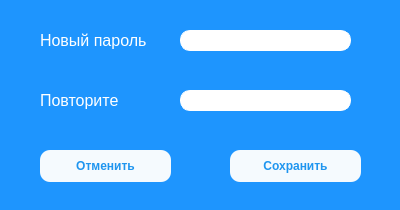
<?xml version="1.0" encoding="UTF-8"?>
<ui version="4.0">
 <class>Dialog</class>
 <widget class="QDialog" name="Dialog">
  <property name="geometry">
   <rect>
    <x>0</x>
    <y>0</y>
    <width>400</width>
    <height>210</height>
   </rect>
  </property>
  <property name="windowTitle">
   <string>Изменить пароль</string>
  </property>
  <property name="styleSheet">
   <string notr="true">QDialog {
	background: #1E95FE;
}

QLabel {
	color: white;
}

QPushButton {
	color: #1F95EF;
	background: #F5FAFE;
	font-weight: bold;
	border-radius: 10px;
}

QLineEdit {
	border: 1px solid white;
	border-radius: 10px;
	padding: 0px 8px;
}

</string>
  </property>
  <widget class="QLineEdit" name="reNewPassInput">
   <property name="geometry">
    <rect>
     <x>180</x>
     <y>90</y>
     <width>171</width>
     <height>21</height>
    </rect>
   </property>
   <property name="styleSheet">
    <string notr="true"/>
   </property>
   <property name="placeholderText">
    <string/>
   </property>
  </widget>
  <widget class="QLabel" name="reNewPassLable">
   <property name="geometry">
    <rect>
     <x>40</x>
     <y>90</y>
     <width>111</width>
     <height>21</height>
    </rect>
   </property>
   <property name="styleSheet">
    <string notr="true">background: transparent;
font-size: 16px;</string>
   </property>
   <property name="text">
    <string>Повторите</string>
   </property>
  </widget>
  <widget class="QPushButton" name="cancelBtn">
   <property name="geometry">
    <rect>
     <x>40</x>
     <y>150</y>
     <width>131</width>
     <height>32</height>
    </rect>
   </property>
   <property name="styleSheet">
    <string notr="true"/>
   </property>
   <property name="text">
    <string>Отменить</string>
   </property>
  </widget>
  <widget class="QLabel" name="newPassLable">
   <property name="geometry">
    <rect>
     <x>40</x>
     <y>30</y>
     <width>111</width>
     <height>21</height>
    </rect>
   </property>
   <property name="styleSheet">
    <string notr="true">background: transparent;
font-size: 16px;</string>
   </property>
   <property name="text">
    <string>Новый пароль</string>
   </property>
  </widget>
  <widget class="QPushButton" name="savePassBtn">
   <property name="geometry">
    <rect>
     <x>230</x>
     <y>150</y>
     <width>131</width>
     <height>32</height>
    </rect>
   </property>
   <property name="styleSheet">
    <string notr="true"/>
   </property>
   <property name="text">
    <string>Сохранить</string>
   </property>
  </widget>
  <widget class="QLineEdit" name="newPassInput">
   <property name="geometry">
    <rect>
     <x>180</x>
     <y>30</y>
     <width>171</width>
     <height>21</height>
    </rect>
   </property>
   <property name="styleSheet">
    <string notr="true"/>
   </property>
   <property name="text">
    <string/>
   </property>
   <property name="placeholderText">
    <string/>
   </property>
  </widget>
 </widget>
 <resources/>
 <connections/>
</ui>
